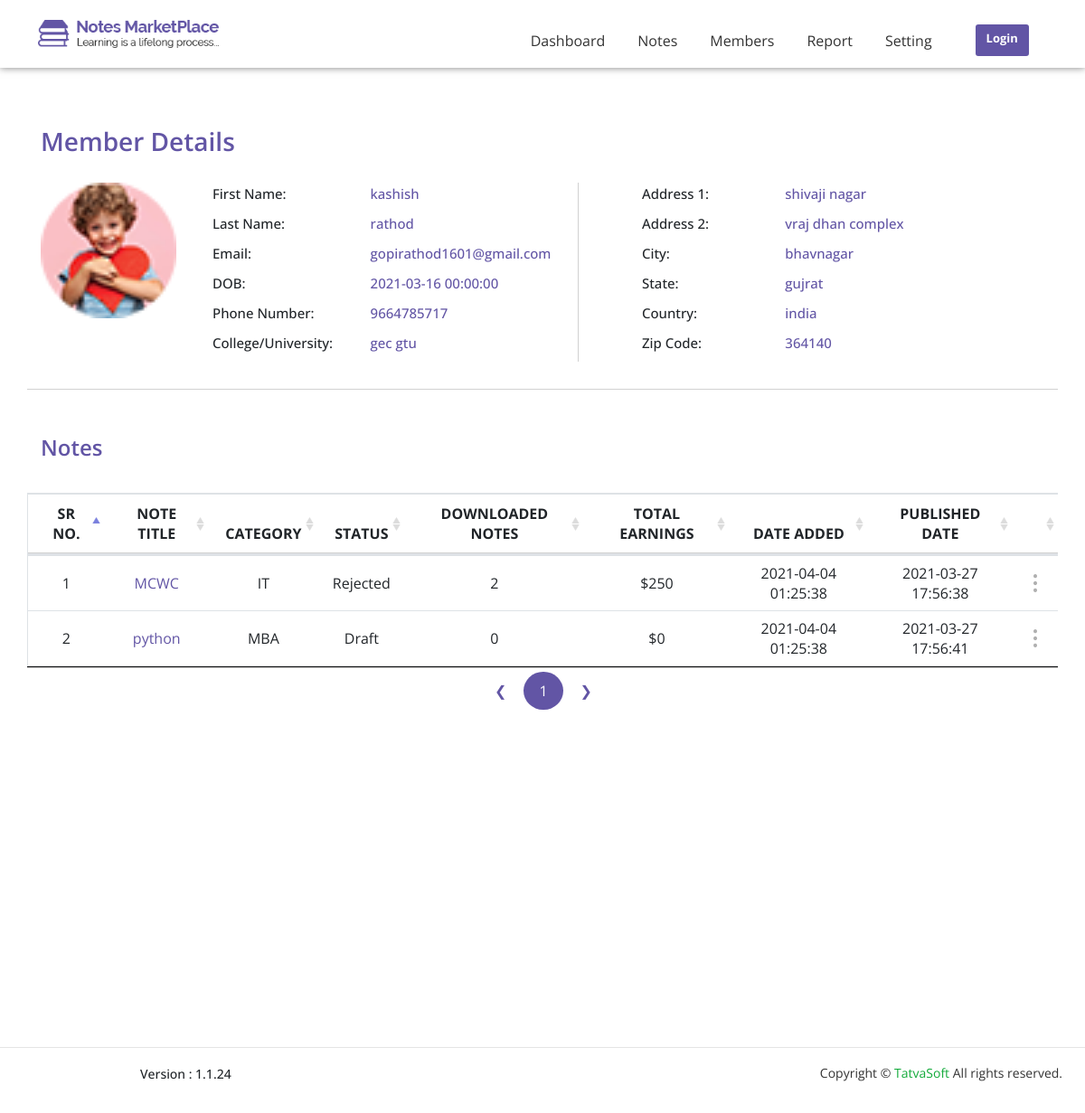
Screenshot of /notes-project/notes-admin/member-details.php?id=1 with the database file from the repository.
### tables this page shows
CREATE TABLE `user_profile` (
  `profile_id` int(10) UNSIGNED NOT NULL,
  `user_id` int(11) UNSIGNED NOT NULL,
  `gender` int(11) UNSIGNED DEFAULT NULL,
  `phone_code` int(11) UNSIGNED DEFAULT NULL,
  `date_of_birth` datetime DEFAULT NULL,
  `secondary_email` varchar(100) DEFAULT NULL,
  `phone_no` varchar(20) NOT NULL,
  `profile_picture` varchar(255) DEFAULT NULL,
  `address_1` varchar(100) NOT NULL,
  `address_2` varchar(100) NOT NULL,
  `city` varchar(50) NOT NULL,
  `state` varchar(50) NOT NULL,
  `zip_code` varchar(50) NOT NULL,
  `country` int(10) UNSIGNED DEFAULT NULL,
  `university` varchar(100) DEFAULT NULL,
  `college` varchar(100) DEFAULT NULL,
  `createddate` datetime DEFAULT NULL,
  `createdby` int(11) DEFAULT NULL,
  `modifieddate` datetime DEFAULT NULL,
  `modifiedby` int(11) DEFAULT NULL
);

CREATE TABLE `users` (
  `userid` int(10) UNSIGNED NOT NULL,
  `role_id` int(10) UNSIGNED NOT NULL,
  `firstname` varchar(50) NOT NULL,
  `lastname` varchar(50) NOT NULL,
  `email_id` varchar(100) NOT NULL,
  `password` varchar(24) NOT NULL,
  `isemailverified` bit(1) NOT NULL,
  `createddate` datetime DEFAULT NULL,
  `createdby` int(11) DEFAULT NULL,
  `modifieddate` datetime DEFAULT NULL,
  `modifiedby` int(11) DEFAULT NULL,
  `isactive` bit(1) NOT NULL
);

CREATE TABLE `countries` (
  `country_id` int(10) UNSIGNED NOT NULL,
  `country_name` varchar(100) NOT NULL,
  `country_code` varchar(100) NOT NULL,
  `createddate` datetime DEFAULT NULL,
  `createdby` int(11) DEFAULT NULL,
  `modifieddate` datetime DEFAULT NULL,
  `modifiedby` int(11) DEFAULT NULL,
  `isactive` bit(1) NOT NULL
);

CREATE TABLE `seller_notes` (
  `seller_note_id` int(11) UNSIGNED NOT NULL,
  `seller_id` int(11) UNSIGNED NOT NULL,
  `status` int(11) UNSIGNED NOT NULL,
  `actionby` int(11) UNSIGNED DEFAULT NULL,
  `admin_remark` varchar(255) DEFAULT NULL,
  `publisheddate` datetime DEFAULT NULL,
  `note_title` varchar(100) NOT NULL,
  `category` int(11) UNSIGNED NOT NULL,
  `display_picture` varchar(255) DEFAULT NULL,
  `note_type` int(11) UNSIGNED DEFAULT NULL,
  `num_of_pages` int(11) DEFAULT NULL,
  `note_description` varchar(255) NOT NULL,
  `university_name` varchar(200) DEFAULT NULL,
  `country` int(11) UNSIGNED DEFAULT NULL,
  `course` varchar(100) DEFAULT NULL,
  `course_code` varchar(100) DEFAULT NULL,
  `professor` varchar(100) DEFAULT NULL,
  `ispaid` int(11) UNSIGNED NOT NULL,
  `selling_price` decimal(10,3) DEFAULT NULL,
  `note_preview` varchar(255) DEFAULT NULL,
  `createddate` datetime DEFAULT NULL,
  `createdby` int(11) DEFAULT NULL,
  `modifieddate` datetime DEFAULT NULL,
  `modifiedby` int(11) DEFAULT NULL,
  `isactive` bit(1) NOT NULL
);

CREATE TABLE `note_categories` (
  `note_categories_id` int(10) UNSIGNED NOT NULL,
  `category_name` varchar(100) NOT NULL,
  `category_description` varchar(255) NOT NULL,
  `createddate` datetime DEFAULT NULL,
  `createdby` int(11) DEFAULT NULL,
  `modifieddate` datetime DEFAULT NULL,
  `modifiedby` int(11) DEFAULT NULL,
  `isactive` bit(1) NOT NULL
);

CREATE TABLE `reference_data` (
  `reference_id` int(10) UNSIGNED NOT NULL,
  `ref_value` varchar(100) NOT NULL,
  `data_value` varchar(100) NOT NULL,
  `ref_category` varchar(100) NOT NULL,
  `createddate` datetime DEFAULT NULL,
  `createdby` int(11) DEFAULT NULL,
  `modifieddate` datetime DEFAULT NULL,
  `modifiedby` int(11) DEFAULT NULL,
  `isactive` bit(1) NOT NULL
);

### notes-project/notes-admin/member-details.php (the view, shortened to what this page needs)
<?php include "admin_db.php";
if(isset($_GET['id'])){
    $id = $_GET['id'];
}
$query_member_details = mysqli_query($conn, "SELECT user_profile.user_id, users.email_id,
user_profile.date_of_birth, user_profile.phone_no, user_profile.college, user_profile.university,
user_profile.address_1, user_profile.address_2, user_profile.city, user_profile.state,
user_profile.zip_code, user_profile.profile_picture,
countries.country_name, users.firstname, users.lastname FROM users LEFT JOIN user_profile ON
users.userid=user_profile.user_id LEFT JOIN countries ON user_profile.country=countries.country_id WHERE users.userid=$id");
while ($row = mysqli_fetch_assoc($query_member_details)) {
    $secondary_email = $row['email_id'];
    $date_of_birth = $row['date_of_birth'];
    $phone_no = $row['phone_no'];
    $college = $row['college'];
    $university = $row['university'];
    $address_1 = $row['address_1'];
    $address_2 = $row['address_2'];
    $city = $row['city'];
    $state = $row['state'];
    $zip_code = $row['zip_code'];
    $country_name = $row['country_name'];
    $firstname = $row['firstname'];
    $lastname = $row['lastname'];
    $profile_picture = $row['profile_picture'];
}
?>
<html>
<head>
    <link rel="stylesheet" href="css/font-awesome/css/font-awesome.min.css">
    <link rel="stylesheet" href="css/bootstrap/bootstrap.min.css">
    <link rel="stylesheet" href="css/jquery.dataTables.css">
    <link rel="stylesheet" href="css/style.css">
    <link rel="stylesheet" href="css/responsive.css">
</head>
<body>
    <?php include "nav-admin.php" ?>
    <section id="member-details">
        <div class="container">
            <div class="row">
                <div class="col-md-12">
                    <h3>Member Details</h3>
                </div>
            </div>
            <div class="row member-border-bottom">
                <div class="col-lg-2 col-md-12 col-sm-12 col-12">
                     <?php if(!empty($profile_picture)) { ?>
                    <img src="<?php echo $profile_picture ?>" alt="member" style="width: 150px; height: 150px;">
                    <?php } else {  ?>
                     <img src="../Member/14profile-pic-1617128757.png" alt="member" style="width: 150px; height: 150px;">
                   <?php  } ?>
                </div>
                <div class="col-lg-5 col-md-7 col-sm-12 col-12">
                    <div class="row right-border-member">
                        <div class="col-lg-5 col-md-5 col-sm-6 col-6">
                            <h4 class="member-font-1">First Name:</h4>
                            <h4 class="member-font-1">Last Name:</h4>
                            <h4 class="member-font-1">Email:</h4>
                            <h4 class="member-font-1">DOB:</h4>
                            <h4 class="member-font-1">Phone Number:</h4>
                            <h4 class="member-font-1">College/University:</h4>
                        </div>
                        <div class="col-lg-7 col-md-7 col-sm-6 col-6">
                            <h4 class="member-font-2"><?php echo $firstname ?></h4>
                            <h4 class="member-font-2"><?php echo $lastname ?></h4>
                            <h4 class="member-font-2"><?php echo $secondary_email ?></h4>
                            <h4 class="member-font-2"><?php echo $date_of_birth ?></h4>
                            <h4 class="member-font-2"><?php echo $phone_no ?></h4>
                            <h4 class="member-font-2"><?php echo $college ?>&nbsp;<?php echo $university ?></h4>
                        </div>
                    </div>
                </div>
                <div class="col-lg-4 col-md-5 col-sm-12 col-12">
                    <div class="row">
                        <div class="col-lg-5 col-md-5 col-sm-6 col-6">
                            <h4 class="member-font-1">Address 1:</h4>
                            <h4 class="member-font-1">Address 2:</h4>
                            <h4 class="member-font-1">City:</h4>
                            <h4 class="member-font-1">State:</h4>
                            <h4 class="member-font-1">Country:</h4>
                            <h4 class="member-font-1">Zip Code:</h4>
                        </div>
                        <div class="col-lg-7 col-md-7 col-sm-6 col-6">
                            <h4 class="member-font-2"><?php echo $address_1 ?></h4>
                            <h4 class="member-font-2"><?php echo $address_2 ?></h4>
                            <h4 class="member-font-2"><?php echo $city ?></h4>
                            <h4 class="member-font-2"><?php echo $state ?></h4>
                            <h4 class="member-font-2"><?php echo $country_name ?></h4>
                            <h4 class="member-font-2"><?php echo $zip_code ?></h4>
                        </div>
                    </div>
                </div>
            </div>
        </div>
    </section>
    <div class="general-height">
        <section id="member-details-table">
            <div class="container">
                <div class="row">
                    <div class="col-md-12">
                        <h4 class="member-notes">Notes</h4>
                    </div>
                </div>
                <div class="row">
                    <div class="table-responsive">
                        <table id="myTable" class="table text-center border notes-table-width member-note-table">
                            <thead>
                                <tr>
                                    <th scope="col">SR NO.</th>
                                    <th scope="col">NOTE TITLE </th>
                                    <th scope="col">CATEGORY</th>
                                    <th scope="col">STATUS</th>
                                    <th scope="col">DOWNLOADED NOTES</th>
                                    <th scope="col">TOTAL EARNINGS</th>
                                    <th scope="col">DATE ADDED</th>
                                    <th scope="col">PUBLISHED DATE</th>
                                    <th scope="col"></th>
                                </tr>
                            </thead>
                            <tbody>
                                <?php
                                $query_note_table = mysqli_query($conn, "SELECT seller_notes.seller_note_id, seller_notes.note_title, note_categories.category_name,
                                reference_data.ref_value, seller_notes.selling_price, seller_notes.createddate, seller_notes.publisheddate
                                FROM seller_notes LEFT JOIN note_categories ON seller_notes.category=note_categories.note_categories_id
                                LEFT JOIN reference_data ON seller_notes.status=reference_data.reference_id WHERE seller_id=$id");
                                $i = 1;
                                while ($row = mysqli_fetch_assoc($query_note_table)) {
                                    $note_title = $row['note_title'];
                                    $category_name = $row['category_name'];
                                    $ref_value = $row['ref_value'];
                                    $createddate = $row['createddate'];
                                    $publisheddate = $row['publisheddate'];
                                    $seller_note_id = $row['seller_note_id'];
                                    $query_dowloaded_notes = mysqli_query($conn, "SELECT COUNT(DISTINCT downloader), purchased_price FROM downloads WHERE note_id=$seller_note_id AND allow_download=1");
                                    while($row = mysqli_fetch_assoc($query_dowloaded_notes)){
                                        $downloader = $row['COUNT(DISTINCT downloader)'];
                                        $purchased_price = $row['purchased_price'];
                                        $total_earning = $purchased_price * $downloader;
                                    }
                                ?>
                                    <tr>
                                        <td><?php echo $i ?></td>
                                        <td><?php echo $note_title ?></td>
                                        <td><?php echo $category_name ?></td>
                                        <td><?php echo $ref_value ?></td>
                                        <td><?php echo $downloader ?></td>
                                        <td>$<?php echo $total_earning ?></td>
                                        <td><?php echo $createddate ?></td>
                                        <td><?php echo $publisheddate ?></td>
                                        <td>
                                            <div class="dropdown dropleft">
                                                <a class="btn" href="#" role="button" id="dropdownMenuLink" data-toggle="dropdown" aria-haspopup="true" aria-expanded="false">
                                                    <img src="img/administrator/dots.png" alt="dots">
                                                </a>
                                            </div>
                                        </td>
                                    </tr>
                                <?php $i++;
                                } ?>
                            </tbody>
                        </table>
                    </div>
                </div>
            </div>
        </section>
    </div>
    <?php include "footer-admin.php" ?>
</body>
</html>

### notes-project/notes-admin/css/style.css (style rules this page uses)
html, body { height: 100%; font-family: "Open Sans", sans-serif; }
.border { margin-top: 20px; }
#member-details { margin-top: 90px; }
#member-details h3 { color: #6255a5; font-weight: 600; padding: 50px 0 20px 0; }
.member-font-1 { font-size: 15px; line-height: 25px; }
.member-font-2 { font-size: 15px; color: #6255a5; line-height: 25px; }
.right-border-member { border-right: 1px solid #d1d1d1; margin-right: 40px; }
.member-border-bottom { border-bottom: 1px solid #d1d1d1; padding-bottom: 30px; }
.member-notes { color: #6255a5; font-weight: 600; padding: 50px 0 20px 0; }
.notes-table-width { width: 1140px !important; }
.general-height { min-height: 100%; }
.dashboard-note-table td:nth-child(2), .downloaded-note-table td:nth-child(2), .member-note-table td:nth-child(2), .note-under-review-table td:nth-child(2), .published-note-table td:nth-child(2), .rejected-notes-table td:nth-child(2), .spam-report-table td:nth-child(3) { color: #6255a5; }
#myTable { position: relative; }
table.dataTable thead th { border-bottom: 1px solid #d1d1d1; }
.border { border: 1px solid #d1d1d1; }

### rows the page displays
user_profile: profile_picture (picture), user.firstname "kashish", user.lastname "rathod", user.email_id "gopirathod1601@gmail.com", date_of_birth "2021-03-16 00:00:00", phone_no "9664785717", college "gec", university "gtu", address_1 "shivaji nagar", address_2 "vraj dhan complex", city "bhavnagar", state "gujrat", phone_code.country_name "india", zip_code "364140"
seller_notes: note_title "MCWC", category.category_name "IT", status.ref_value "Rejected", downloader "2", total_earning "250", createddate "2021-04-04 01:25:38", publisheddate "2021-03-27 17:56:38"
seller_notes: note_title "python", category.category_name "MBA", status.ref_value "Draft", downloader "0", total_earning "0", createddate "2021-04-04 01:25:38", publisheddate "2021-03-27 17:56:41"
